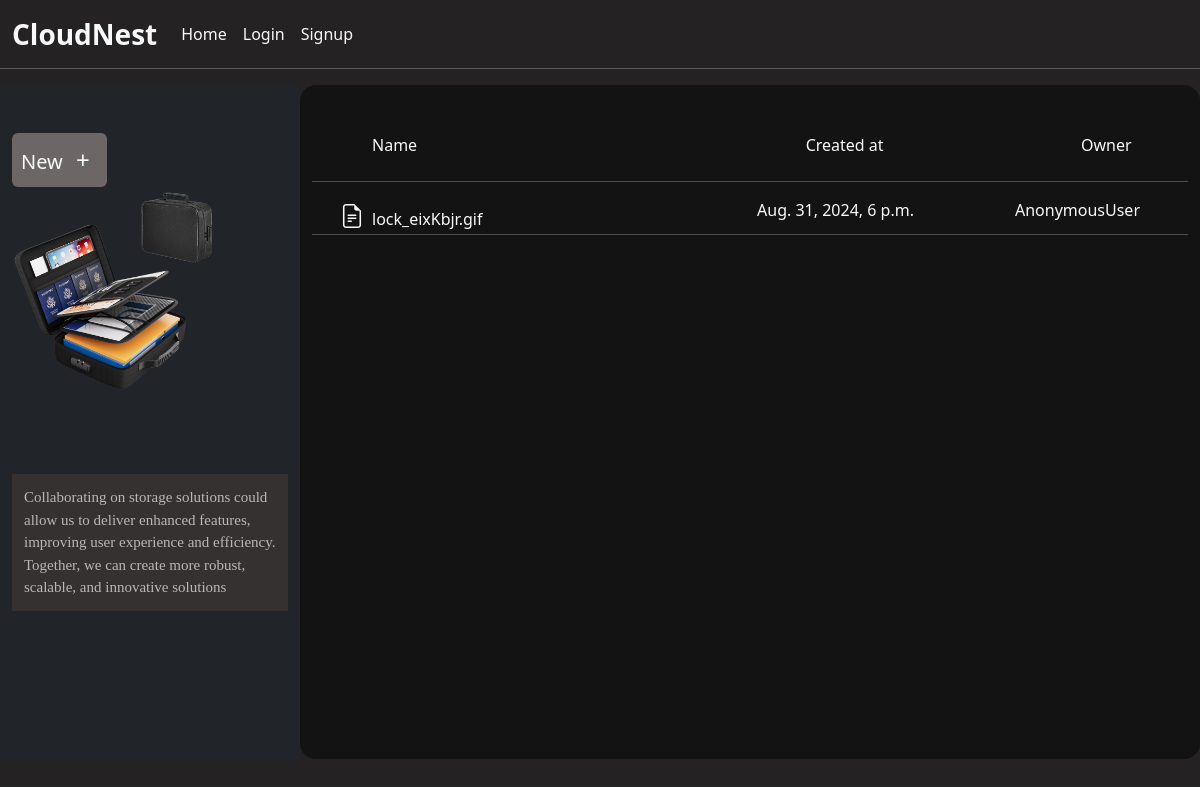
/cloudNest/subFolder/19, run on the app's committed database.
### drive/models.py (models this page shows, shortened)
class SubFile(models.Model):
    file = models.FileField(upload_to='',null=False)
    fileUser = models.ForeignKey(InnerFolder,on_delete=models.CASCADE )
    created_at = models.DateTimeField(auto_now_add=True )

### drive/views.py (the view, shortened to what this page needs)
# urls.py: path('cloudNest/subFolder/<int:innerFolderId>', subFile, name='subFile'),
def subFile(request,innerFolderId):
    folder_User = InnerFolder.objects.get(id = innerFolderId,)
    subFile = SubFile.objects.filter(fileUser=folder_User).order_by('-id')
    context = {
        'subfile':subFile,
        'innerfolderId':innerFolderId
    }
    return render(request,'subfolder.html',context)

### drive/templates/subfolder.html (shortened to what this page needs)
{% extends 'index.html' %}
{% block content %}
{% load static %}
<div class=" d-flex h-100vh">
    <div class="bg-dark w-25 container pt-5 h-100vh">
        <div class="text-decoration-none d-flex btn_click">
            <button class="btn fs-5 p-2 text-light rounded"  role='button' id="btn">New <span class="fs-4 p-2">+</span></button>
        </div>
        <div>
        <img src="{% static 'images/nest.png' %}" class="w-75 " alt="">
        <p class=" short_colla">Collaborating on storage solutions could allow us to deliver enhanced features, improving user experience and efficiency. Together, we can create more robust, scalable, and innovative solutions</p>
        </div>
    </div>
    <div class="container w-75 float-end position-relative me-0 pb-3 right-side-container" style="height:auto;padding-bottom: 23px;">
        <div class="container d-flex justify-content-between w-75 ms-5 mt-5 pb-2 sticky-top  text-light">
            <div class="name w-50">Name</div>
            <div class="owner w-25">Created at</div>
            <div class="file_size " style="margin-right: -20%;">Owner</div>
        </div>
        <div class="list-group overflow-y-scroll  p-0" style="height:72.3vh;">
            {% for file in subfile %}
                    <hr class="text-light">
                    <a href="" class="context_items text-decoration-none text-light d-flex justify-content-between ps-4 pe-4 pt-0" style="height: 20px;">
                        <div class="folder_name ps-1" style="width: 20rem;"><i  class="bi bi-file-earmark-text fs-4 pe-2"></i>{{file.file}}</div>
                        <div class="folder_name">{{file.created_at}}</div>
                        <div class="folder_name pe-4">{{request.user}}</div>
                    </a>
            {% endfor %}
        <hr class="text-light">
    </div>
    </div>
</div>
{% endblock content %}

### static/CSS/style.css (style rules this page uses)
.btn { background-color: rgb(109, 102, 102)!important; }
.right-side-container { background-color: #141313; border-radius: 1rem; }
body { background-color: #242222 !important; }
.short_colla { font-size:15px ; color: rgb(187, 183, 183) !important; margin-top:10vh; font-family: mono; background-color: rgb(53, 49, 49); padding: 12px; }

### data on the page
SubFile: file "lock_eixKbjr.gif", created_at "Aug. 31, 2024, 6 p.m.", user "AnonymousUser"
